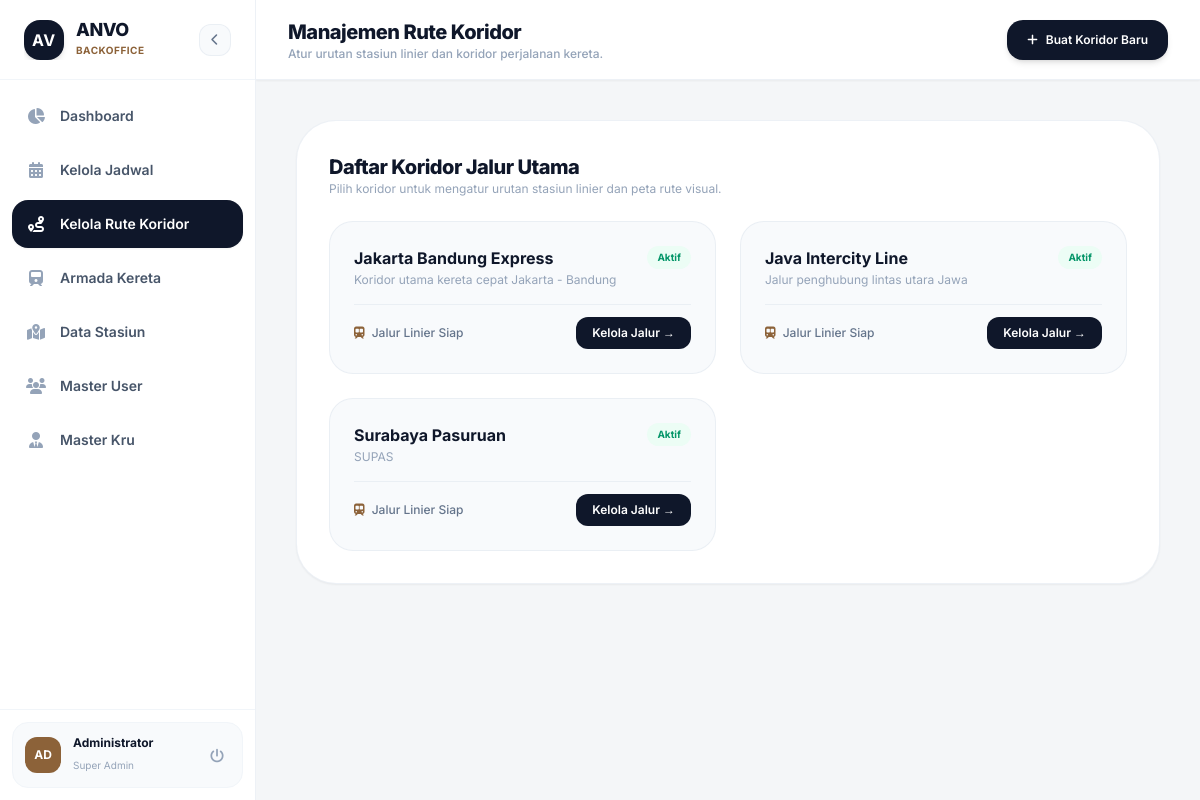
The page /public/route on the database its author committed.
### tables this page shows
CREATE TABLE `koridor` (
  `id_koridor` int(11) NOT NULL,
  `nama_koridor` varchar(100) NOT NULL,
  `keterangan` text DEFAULT NULL,
  `status_koridor` enum('Aktif','Non-Aktif') DEFAULT 'Aktif'
);

### app/Core/Controller.php (called while the page is built, shortened)
<?php
class Controller {
    public function view($view, $data = []) {
        extract($data);
        require_once '../views/' . $view . '.php';
    }
    public function model($model) {
        return new $model;
    }
}
?>

### app/Controllers/RouteController.php (called while the page is built, shortened)
<?php
class RouteController extends Controller {
    public function index() {
        $routeModel = $this->model('RouteModel');
        $adminModel = $this->model('AdminModel');
        $data['judul'] = 'Kelola Rute Koridor - ANVO Admin';
        $data['koridor'] = $routeModel->getAllKoridor();
        $data['stasiun_list'] = $adminModel->getAllStasiun();
        $this->view('admin/route', $data);
    }
}

### app/Core/App.php (called while the page is built, shortened)
<?php
class App {
    protected $method = 'index';
    protected $params = [];
    public function __construct() {
        $this->controller = new $this->controller;
        call_user_func_array([$this->controller, $this->method], $this->params);
    }
}
?>

### public/index.php (called while the page is built, shortened)
<?php
require_once '../app/Config/Database.php';
require_once '../app/Core/Controller.php';
require_once '../app/Core/App.php';
$app = new App();

### app/Models/RouteModel.php (called while the page is built, shortened)
<?php
class RouteModel {
    private $db;
    public function __construct() {
        $this->db = Database::getInstance()->getConnection();
    }
    public function getAllKoridor() {
        $stmt = $this->db->prepare("SELECT * FROM koridor");
        $stmt->execute();
        return $stmt->fetchAll(PDO::FETCH_ASSOC);
    }
}

### app/Config/Database.php (called while the page is built, shortened)
<?php
class Database {
    private static $instance = null;
    private $pdo;
    private function __construct() {
        $config = parse_ini_file(__DIR__ . '/database.ini');
        $dsn = "mysql:host={$config['db_host']};dbname={$config['db_name']};charset=utf8mb4";
        $options = [
            PDO::ATTR_ERRMODE            => PDO::ERRMODE_EXCEPTION,
            PDO::ATTR_DEFAULT_FETCH_MODE => PDO::FETCH_ASSOC,
            PDO::ATTR_EMULATE_PREPARES   => false,
            PDO::ATTR_PERSISTENT         => true
        ];
        try {
            $this->pdo = new PDO($dsn, $config['db_user'], $config['db_pass'], $options);
        } catch (PDOException $e) {
            error_log("Koneksi Database PDO Gagal: " . $e->getMessage());
            throw new Exception("Sistem sedang mengalami gangguan. Silakan coba beberapa saat lagi.");
        }
    }
    public static function getInstance() {
        if (self::$instance === null) {
            self::$instance = new self();
        }
        return self::$instance;
    }
    public function getConnection() {
        return $this->pdo;
    }
}
?>

### views/admin/route.php (the view, shortened to what this page needs)
<?php
$data['active_menu'] = 'route';
require_once __DIR__ . '/../layouts/admin/header.php';
require_once __DIR__ . '/../layouts/admin/sidebar.php';
?>
    <div class="flex-1 flex flex-col min-w-0">
        <header class="h-20 bg-white border-b border-slate-200/60 px-6 sm:px-8 flex justify-between items-center sticky top-0 z-25 shadow-sm">
            <div>
                <h1 class="text-lg sm:text-xl font-extrabold text-[#0F172A] tracking-tight">Manajemen Rute Koridor</h1>
                <p class="text-xs text-slate-400 font-medium">Atur urutan stasiun linier dan koridor perjalanan kereta.</p>
            </div>
            <div>
                <button onclick="openModal('modal-tambah-koridor')" class="bg-[#0F172A] hover:bg-[#8C6239] text-white px-4 sm:px-5 py-2.5 sm:py-3 rounded-2xl text-xs font-semibold transition-all shadow-md flex items-center gap-2">
                    <i class="fa-solid fa-plus"></i> <span class="hidden sm:inline">Buat Koridor Baru</span><span class="sm:hidden">Tambah</span>
                </button>
            </div>
        </header>
        <main class="flex-1 p-6 sm:p-10 space-y-8 overflow-y-auto">
            <div class="bg-white p-6 sm:p-8 rounded-[2.5rem] border border-slate-200/60 shadow-sm space-y-6">
                <div>
                    <h2 class="text-lg sm:text-xl font-extrabold text-[#0F172A] tracking-tight">Daftar Koridor Jalur Utama</h2>
                    <p class="text-xs text-slate-400">Pilih koridor untuk mengatur urutan stasiun linier dan peta rute visual.</p>
                </div>
                <?php if(empty($data['koridor'])): ?>
                    <div class="py-12 text-center text-slate-400 text-sm border-2 border-dashed border-slate-100 rounded-3xl">
                        <i class="fa-solid fa-route text-4xl mb-3 text-slate-300 block"></i>
                        Belum ada koridor rute yang dikonfigurasi.
                    </div>
                <?php else: ?>
                    <div class="grid grid-cols-1 md:grid-cols-2 gap-6">
                        <?php foreach($data['koridor'] as $k): ?>
                            <div class="bg-slate-50 p-6 rounded-3xl border border-slate-200/60 space-y-4 hover:border-[#8C6239]/50 transition-all">
                                <div class="flex justify-between items-start">
                                    <div>
                                        <h3 class="font-bold text-base text-[#0F172A]"><?= htmlspecialchars($k['nama_koridor']) ?></h3>
                                        <p class="text-xs text-slate-400 mt-0.5"><?= htmlspecialchars($k['keterangan'] ?? 'Tanpa keterangan koridor.') ?></p>
                                    </div>
                                    <span class="text-[10px] bg-emerald-50 text-emerald-600 px-2.5 py-1 rounded-full font-bold">Aktif</span>
                                </div>
                                <div class="pt-3 border-t border-slate-200/60 flex justify-between items-center text-xs">
                                    <span class="text-slate-500 font-medium"><i class="fa-solid fa-train-subway mr-1 text-[#8C6239]"></i> Jalur Linier Siap</span>
                                    <a href="/anvo/public/route/detail/<?= $k['id_koridor'] ?>" class="px-4 py-2 bg-[#0F172A] hover:bg-[#8C6239] text-white rounded-xl font-semibold transition-all">
                                        Kelola Jalur →
                                    </a>
                                </div>
                            </div>
                        <?php endforeach; ?>
                    </div>
                <?php endif; ?>
            </div>
        </main>
    </div>
<?php require_once __DIR__ . '/../layouts/admin/footer.php'; ?>

### views/layouts/admin/header.php (style rules this page uses)
body { font-family: 'Inter', sans-serif; }

### rows shown on the page
koridor: nama_koridor "Jakarta Bandung Express", keterangan "Koridor utama kereta cepat Jakarta - Bandung"
koridor: nama_koridor "Java Intercity Line", keterangan "Jalur penghubung lintas utara Jawa"
koridor: nama_koridor "Surabaya Pasuruan", keterangan "SUPAS"
